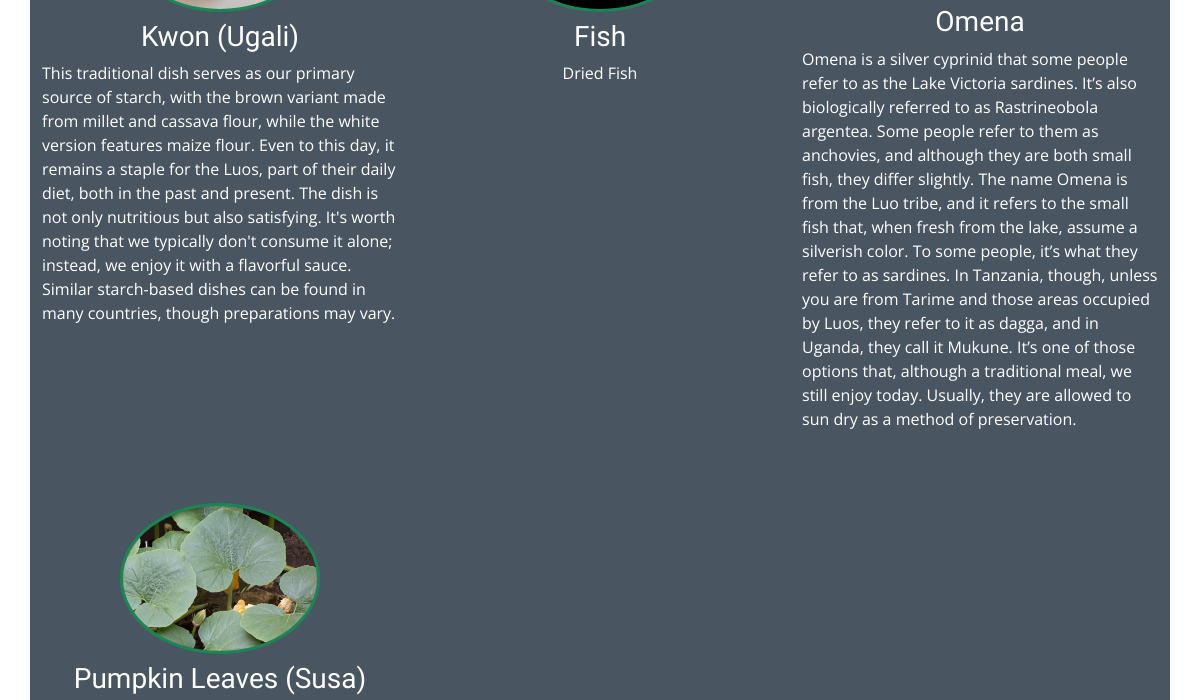
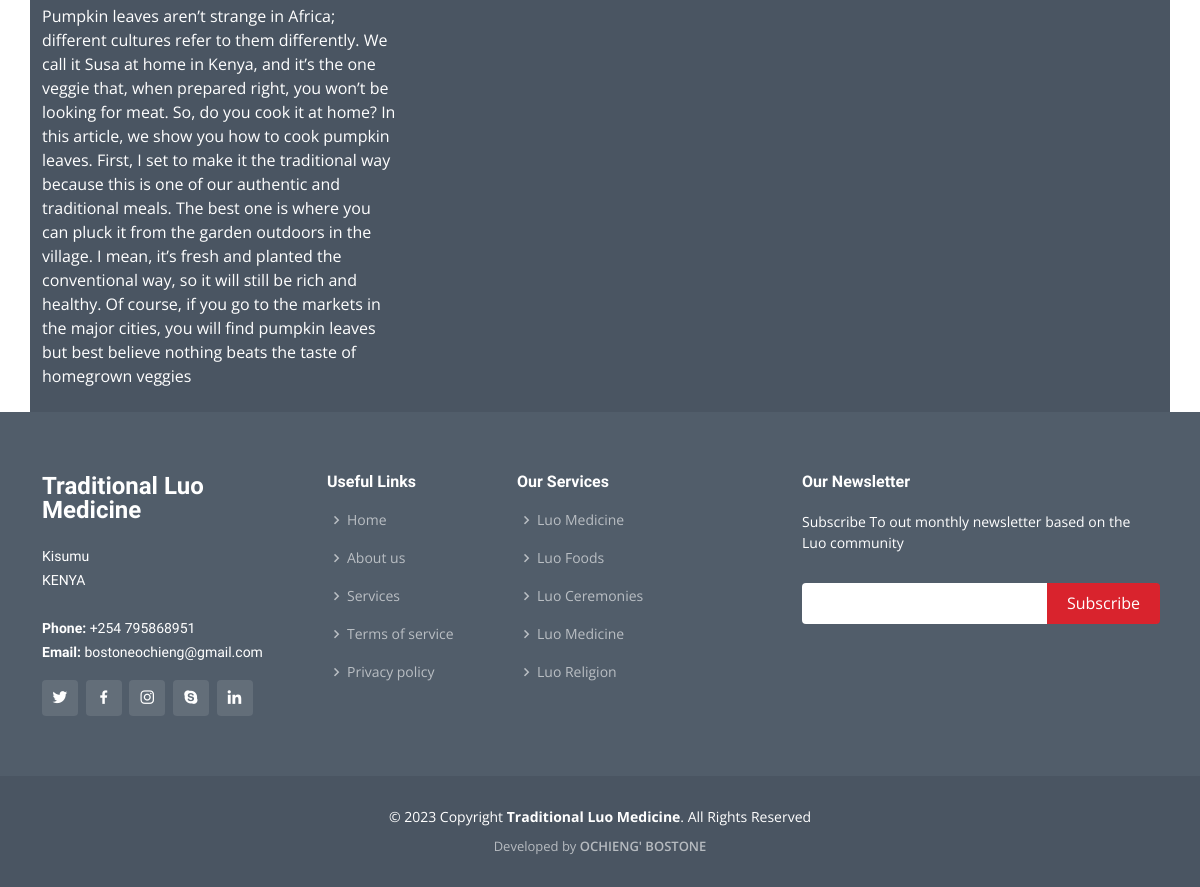
Before: /food/ (lower part) with the older database file (2 pictures, top to bottom).
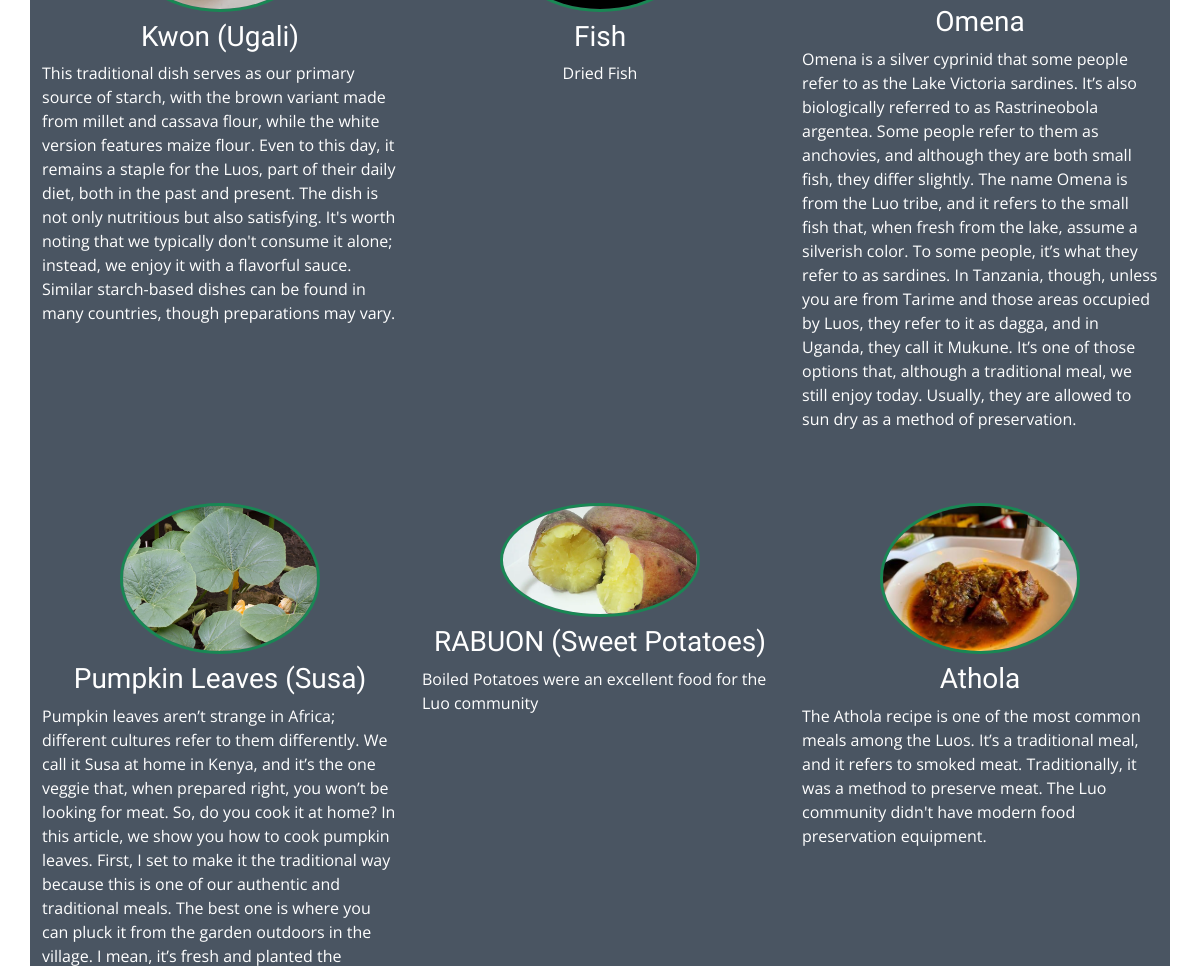
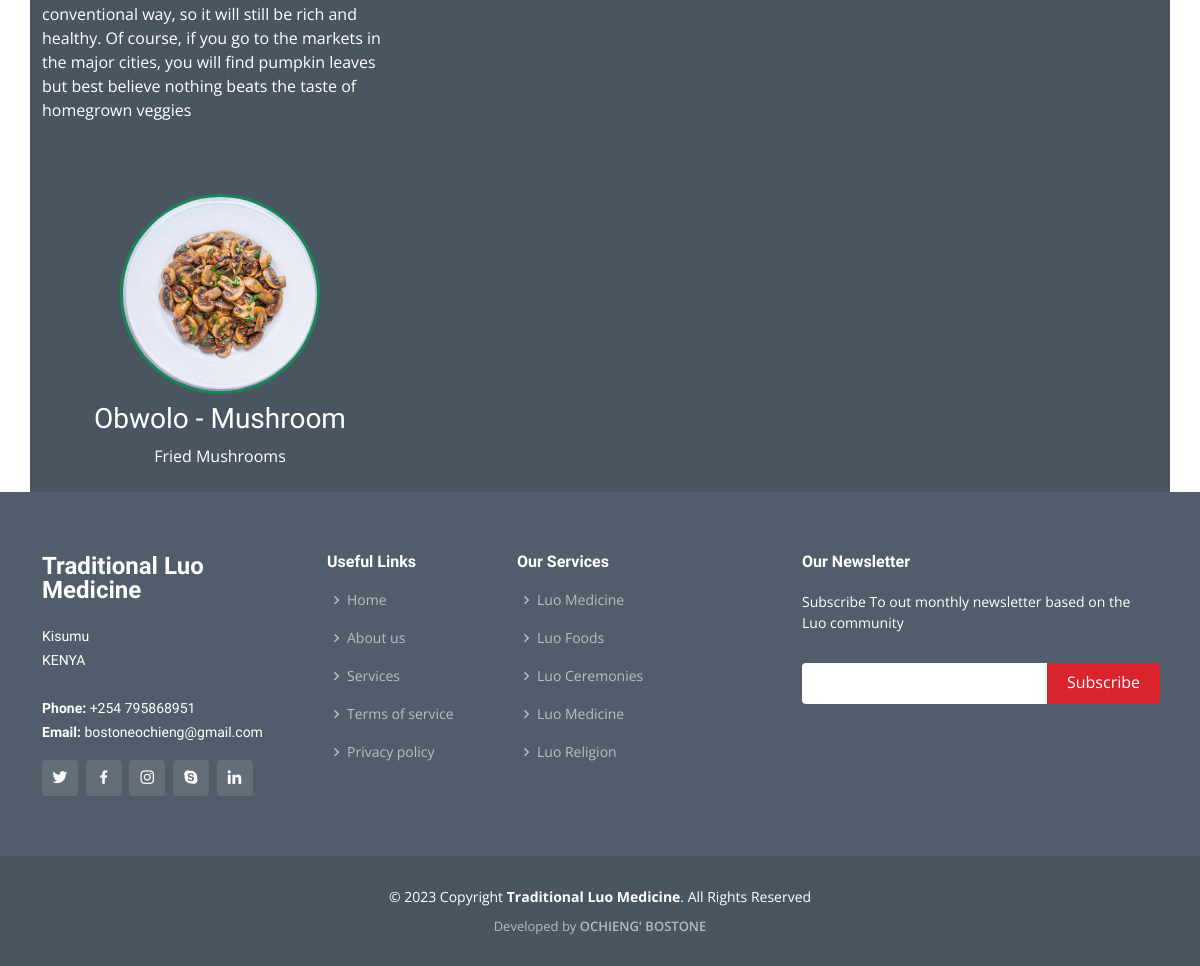
After: the same page with the newer database file (2 pictures, top to bottom).
### luomedicine_app/models.py (models this page shows, shortened)
class LuoFoods(models.Model):
    def validate_image_file_extension(value):
        allowed_extensions = [".jpg", ".jpeg", ".png", ".gif", ".PNG", ".JPG"]
        ext = os.path.splitext(value.name)[1]
        if not ext.lower() in allowed_extensions:
            raise ValidationError("Unsupported file extension.")
    title = models.CharField(max_length=100)
    description = models.TextField()
    image = models.ImageField(
        upload_to="luomedicine_app/static/luo_foods/",
        validators=[validate_image_file_extension],
    )
    """
    The above function is a pre-delete signal receiver in Django that checks if the user has permission
    to delete an instance of the LuoFoods model, and if so, deletes the associated image file and logs
    the deletion.

    :param sender: The `sender` parameter refers to the model class that is sending the signal. In this
    case, the `sender` is `LuoFoods`, which is a Django model
    :param instance: The `instance` parameter refers to the instance of the `LuoFoods` model that is
    being deleted. It represents the specific object that is being removed from the database
    """

### luomedicine_app/views.py (the view)
# urls.py: path("food/", views.luo_food, name="luofoods"),
def luo_food(request):
    luo_foods = LuoFoods.objects.all()
    return render(request, "luomedicine/foods.html", {"luo_foods": luo_foods})

### luomedicine_app/templates/luomedicine/foods.html (shortened to what this page needs)
{% extends "luomedicine/layout.html" %}
{% block body %}
{% load static %}
<div class="container mt-10">
  <div class="row p-10" style="background-color: #4a5562;">
    {% for luo_food in luo_foods %}
    <div class="col-md-4 mb-2 mt-5">
      <div class="d-flex justify-content-center flex-column align-items-center">
        <div class="rounded-circle border border-success border-3 p-0" style="max-width: 200px;">
          <img src="{{ luo_food.image.url }}" alt="{{ luo_food.title }}" class="img-fluid rounded-circle" style="width: 100%; height: auto;">
         </div>
         <h3 class="text-white text-center mt-2"> {{ luo_food.title }}</h3>
         <p class="text-white">{{ luo_food.description }}</p>
      </div>
    </div>
    {% endfor %}
  </div>
</div>
{% endblock %}

Changed rows visible on the page:
added LuoFoods: image (picture), title "RABUON (Sweet Potatoes)", description "Boiled Potatoes were an excellent food for the Luo community"
added LuoFoods: image (picture), title "Athola", description "The Athola recipe is one of the most common meals among the Luos. It’s a traditional meal, and it refers to smoked meat. Traditionally, it was a method to preserve meat. The Luo community didn't have modern food preservation equipment."
added LuoFoods: image (picture), title "Obwolo - Mushroom", description "Fried Mushrooms"
